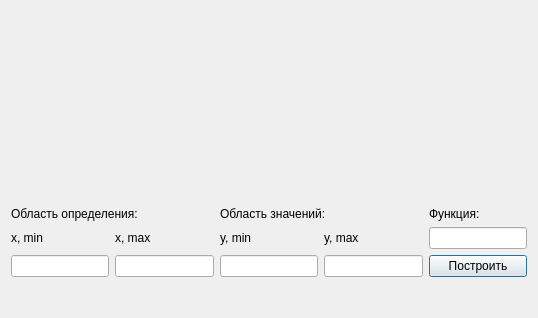
<?xml version="1.0" encoding="UTF-8"?>
<ui version="4.0">
 <class>graph</class>
 <widget class="QDialog" name="graph">
  <property name="geometry">
   <rect>
    <x>0</x>
    <y>0</y>
    <width>538</width>
    <height>318</height>
   </rect>
  </property>
  <property name="windowTitle">
   <string>График</string>
  </property>
  <layout class="QVBoxLayout" name="verticalLayout">
   <item>
    <widget class="QCustomPlot" name="widget" native="true">
     <property name="minimumSize">
      <size>
       <width>0</width>
       <height>190</height>
      </size>
     </property>
     <property name="maximumSize">
      <size>
       <width>16777215</width>
       <height>190</height>
      </size>
     </property>
    </widget>
   </item>
   <item>
    <layout class="QGridLayout" name="gridLayout">
     <item row="2" column="0">
      <widget class="QLineEdit" name="lineEdit_xmin"/>
     </item>
     <item row="1" column="4">
      <widget class="QLineEdit" name="lineEdit_func"/>
     </item>
     <item row="1" column="3">
      <widget class="QLabel" name="label_6">
       <property name="text">
        <string>y, max</string>
       </property>
      </widget>
     </item>
     <item row="2" column="1">
      <widget class="QLineEdit" name="lineEdit_xmax"/>
     </item>
     <item row="2" column="2">
      <widget class="QLineEdit" name="lineEdit_ymin"/>
     </item>
     <item row="2" column="4">
      <widget class="QPushButton" name="pushButton_plot">
       <property name="text">
        <string>Построить</string>
       </property>
      </widget>
     </item>
     <item row="1" column="0">
      <widget class="QLabel" name="label_2">
       <property name="text">
        <string>x, min</string>
       </property>
      </widget>
     </item>
     <item row="1" column="2">
      <widget class="QLabel" name="label_5">
       <property name="text">
        <string>y, min</string>
       </property>
      </widget>
     </item>
     <item row="2" column="3">
      <widget class="QLineEdit" name="lineEdit_ymax"/>
     </item>
     <item row="0" column="4">
      <widget class="QLabel" name="label_7">
       <property name="text">
        <string>Функция:</string>
       </property>
      </widget>
     </item>
     <item row="1" column="1">
      <widget class="QLabel" name="label_3">
       <property name="text">
        <string>x, max</string>
       </property>
      </widget>
     </item>
     <item row="0" column="2" colspan="2">
      <widget class="QLabel" name="label_4">
       <property name="text">
        <string>Область значений:</string>
       </property>
      </widget>
     </item>
     <item row="0" column="0" colspan="2">
      <widget class="QLabel" name="label">
       <property name="text">
        <string>Область определения:</string>
       </property>
      </widget>
     </item>
    </layout>
   </item>
   <item>
    <widget class="QLabel" name="label_8">
     <property name="text">
      <string/>
     </property>
    </widget>
   </item>
  </layout>
 </widget>
 <customwidgets>
  <customwidget>
   <class>QCustomPlot</class>
   <extends>QWidget</extends>
   <header>libs/qcustomplot/qcustomplot.h</header>
   <container>1</container>
  </customwidget>
 </customwidgets>
 <resources/>
 <connections/>
</ui>
